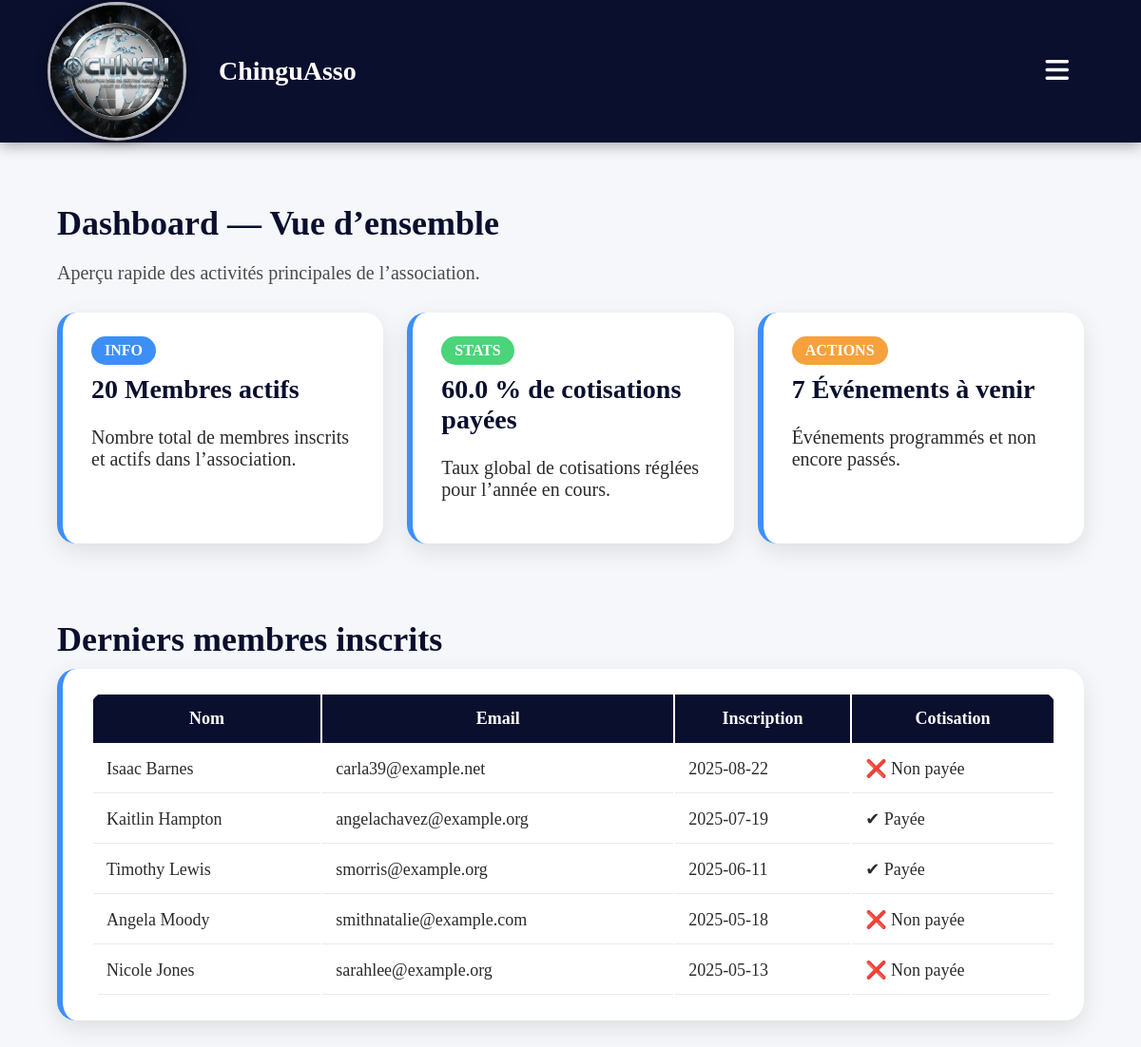
The page / on the database its author committed.
### models.py (models this page shows, shortened)
class Member(db.Model):
    __tablename__ = "members"
    id = db.Column(db.Integer, primary_key=True)
    first_name = db.Column(db.String(120), nullable=False)
    last_name = db.Column(db.String(120), nullable=False)
    email = db.Column(db.String(255), unique=True, nullable=False)
    joined_on = db.Column(db.Date, default=date.today, nullable=False)
    status = db.Column(db.String(20), default="Actif")
    participations = db.relationship("Participation", back_populates="member", cascade="all, delete-orphan")
    dues = db.relationship("Due", back_populates="member", cascade="all, delete-orphan")

### app.py (the view)
@app.route("/")
def dashboard():
    members_count = Member.query.count()
    total_dues = Due.query.count()
    dues_paid = Due.query.filter_by(paid=True).count()
    dues_rate = round((dues_paid / total_dues) * 100, 2) if total_dues > 0 else 0
    today = date.today()
    events_count = Event.query.filter(Event.event_date > today).count()
    last_members = Member.query.order_by(Member.joined_on.desc()).limit(5).all()
    return render_template(
        "dashboard.html",
        members=members_count,
        dues=dues_rate,
        events=events_count,
        last_members=last_members
    )

### templates/dashboard.html
{% extends "base.html" %}
{% block content %}
<h1 class="section-title">Dashboard — Vue d’ensemble</h1>
<p class="section-subtitle">
    Aperçu rapide des activités principales de l’association.
</p>
<div style="display: flex; gap: 25px; flex-wrap: wrap;">
    <div class="card" style="flex: 1; min-width: 250px;">
        <span class="badge badge-blue">INFO</span>
        <h2 class="card-title">{{ members }} Membres actifs</h2>
        <p>Nombre total de membres inscrits et actifs dans l’association.</p>
    </div>
    <div class="card" style="flex: 1; min-width: 250px;">
        <span class="badge badge-green">STATS</span>
        <h2 class="card-title">{{ dues }} % de cotisations payées</h2>
        <p>Taux global de cotisations réglées pour l’année en cours.</p>
    </div>
    <div class="card" style="flex: 1; min-width: 250px;">
        <span class="badge badge-orange">ACTIONS</span>
        <h2 class="card-title">{{ events }} Événements à venir</h2>
        <p>Événements programmés et non encore passés.</p>
    </div>
</div>
<h2 class="section-title" style="margin-top: 50px;">Derniers membres inscrits</h2>
<div class="card">
    <table>
        <tr>
            <th>Nom</th>
            <th>Email</th>
            <th>Inscription</th>
            <th>Cotisation</th>
        </tr>
        {% for m in last_members %}
        <tr>
            <td>{{ m.first_name }} {{ m.last_name }}</td>
            <td>{{ m.email }}</td>
            <td>{{ m.joined_on }}</td>
            <td>
                {% set latest_due = m.dues|last %}
                {% if latest_due %}
                    {% if latest_due.paid %}
                        ✔ Payée
                    {% else %}
                        ❌ Non payée
                    {% endif %}
                {% else %}
                    - Aucune
                {% endif %}
            </td>
        </tr>
        {% endfor %}
    </table>
</div>
{% endblock %}

### templates/base.html (shortened to what this page needs)
<!DOCTYPE html>
<html lang="fr">
<head>
    <link rel="stylesheet" href="https://cdnjs.cloudflare.com/ajax/libs/font-awesome/6.5.0/css/all.min.css">
    <link rel="stylesheet" href="{{ url_for('static', filename='style.css') }}">
</head>
<body>
    <nav class="navbar">
       <div class="logo">
            <img src="{{ url_for('static', filename='logo.png') }}" alt="Logo" class="logo-img">
            ChinguAsso
        </div>
        <button class="menu-toggle">
            <i class="fa-solid fa-bars"></i>
        </button>
    </nav>
    <div class="content">
        {% block content %}{% endblock %}
    </div>
</body>
</html>

### static/style.css (style rules this page uses)
:root { --primary: #C66A25; --secondary: #2B2B2B; --light: #FFFFFF; --gray-light: #F2F2F2; --gray-dark: #878787; --success: #2E8B57; --danger: #B83227; --warning: #D4A017; }
body { background-color: #f5f7fa; margin: 0; padding: 0; font-family: Cambria, serif; font-size: 20px; color: #2b2b2b; }
.navbar { background-color: #0a0f2e; padding: 25px 50px; display: flex; justify-content: space-between; align-items: center; box-shadow: 0 4px 14px rgba(0,0,0,0.3); height: 100px; overflow: visible; }
.content { padding: 40px 60px; }
.section-title { font-size: 36px; color: #0a0f2e; font-weight: bold; margin-bottom: 10px; }
.section-subtitle { font-size: 20px; margin-bottom: 30px; color: #4b4b4b; }
.card { background-color: #ffffff; border-radius: 20px; padding: 25px 30px; box-shadow: 0 8px 24px rgba(0,0,0,0.1); transition: 0.3s ease; border-left: 6px solid #3d8ff7; margin-bottom: 30px; }
.badge { display: inline-block; padding: 6px 14px; border-radius: 50px; font-size: 16px; color: white; margin-bottom: 10px; font-weight: bold; }
.badge-blue { background-color: #3d8ff7; }
.badge-green { background-color: #4bd47a; }
.badge-orange { background-color: #f7a13d; }
.card-title { color: #0a0f2e; font-size: 28px; margin-top: 0; }
table { width: 100%; background: #fff; border-radius: 15px; overflow: hidden; font-size: 18px; }
table th { background-color: #0a0f2e; color: white; padding: 15px; }
table td { padding: 14px; border-bottom: 1px solid #eaeaea; }
.menu-toggle { display: none; background: none; border: none; color: white; font-size: 28px; cursor: pointer; margin-left: 15px; }
@media (max-width: 1300px) { .menu-toggle { display: block; } }
.menu-toggle { margin-left: auto; margin-right: 20px; color: white; font-size: 28px; cursor: pointer; background: none; border: none; }
.menu-toggle i { color: white !important; }
.logo { position: relative; display: flex; align-items: center; color: white; font-weight: bold; font-size: 28px; padding-left: 180px; }
.logo-img { height: 140px; width: 140px; border-radius: 50%; object-fit: cover; box-shadow: 0 0 12px rgba(0,0,0,0.5); border: 3px solid rgba(255,255,255,0.7); position: absolute; left: 0; top: 50%; transform: translateY(-50%); z-index: 10; }

### rows shown on the page
Member: first_name "Isaac", last_name "Barnes", email "carla39@example.net", joined_on "2025-08-22", shows "❌ Non payée"
Member: first_name "Kaitlin", last_name "Hampton", email "angelachavez@example.org", joined_on "2025-07-19", shows "✔ Payée"
Member: first_name "Timothy", last_name "Lewis", email "smorris@example.org", joined_on "2025-06-11", shows "✔ Payée"
Member: first_name "Angela", last_name "Moody", email "smithnatalie@example.com", joined_on "2025-05-18", shows "❌ Non payée"
Member: first_name "Nicole", last_name "Jones", email "sarahlee@example.org", joined_on "2025-05-13", shows "❌ Non payée"

### other values the page prints
{{ members }} "20"
{{ dues }} "60.0"
{{ events }} "7"
